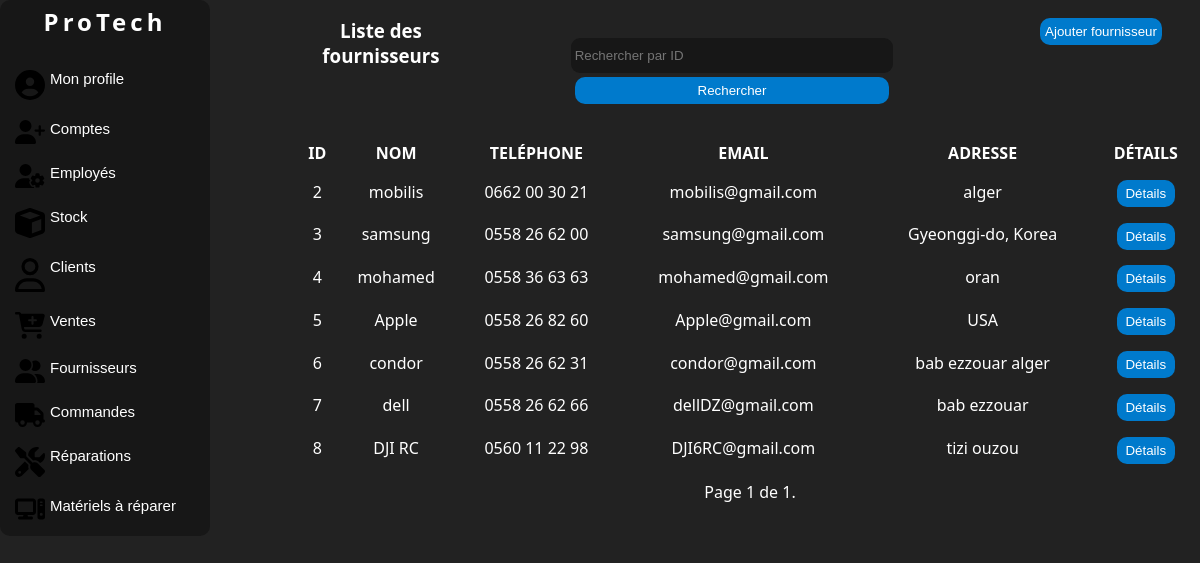
Page /fournisseurs/ (signed in) on the committed database.
### manager/models.py (models this page shows, shortened)
class Supplier(models.Model):
    name = models.CharField(max_length=100, db_column='Nom')
    phone = PhoneNumberField(unique=True, region='DZ', db_column='Téléphone')
    email = models.EmailField(unique=True, db_column='Email')
    address = models.TextField(db_column='Adresse')
    class Meta:
        db_table = 'Fournisseur'

### manager/views.py (the view)
# urls.py: path('fournisseurs/', views.SupplierListView.as_view(), name='supplier-list'),
class SupplierListView(LoginRequiredMixin,RoleRequiredMixin, ListView):
    model = Supplier
    template_name = 'listefournisseur.html'
    context_object_name = 'suppliers'
    paginate_by = 7
    form_class = FilterForm
    required_roles = ['Admin', 'Employé']
    def get_queryset(self):
        queryset = super().get_queryset()
        query = self.request.GET.get('query')
        if query:
            queryset = queryset.filter(id=query)
        return queryset
    def get_context_data(self, **kwargs):
        context = super().get_context_data(**kwargs)
        context['form'] = FilterForm(self.request.GET)
        return context

### manager/forms.py
class FilterForm(forms.Form):
    query = forms.IntegerField(label='', required=False,
                               widget=forms.TextInput(attrs={'placeholder': 'Rechercher par ID'}))

### manager/views.py (called while the page is built)
    def dispatch(self, request, *args, **kwargs):
        if not request.user.is_authenticated:
            return self.handle_no_permission()
        if not self.required_roles:  # if no role is required, continue
            return super().dispatch(request, *args, **kwargs)
        if not request.user.employee.role in self.required_roles:
            messages.error(request, 'Vous n\'avez pas la permission de consulter cette page.')
            return redirect('dashboard')  # or wherever
        return super().dispatch(request, *args, **kwargs)

### manager/templates/listefournisseur.html (shortened to what this page needs)
{% load static %}
{% load auth_extras %}
<!DOCTYPE html>
<html lang="en">
<head>
    <link rel="stylesheet" href="{% static 'css/style.css' %}">
    <link rel="stylesheet" href="{% static 'css/accueil.css' %}">
</head>
<body>
<div class="corp">
    <div class="nav">
        <div class="logo">
            <a href="{% url 'home' %}" class="link"><h2>ProTech</h2></a>
        </div>
        <br>
        <button class="value" onclick="location.href='{% url 'dashboard' %}';">
             Mon profile
        </button>
        {% if request.user.employee.role == 'Admin' %}
        <button class="value" onclick="location.href='{% url 'account-list' %}';">
            Comptes
        </button>
        <button class="value" onclick="location.href='{% url 'employee-list' %}';">
            Employés
        </button>
        {% endif %}
        {% if request.user.employee.role == 'Admin' or request.user.employee.role == 'Employé' %}
        <button class="value" onclick="location.href='{% url 'products-list' %}';">
            Stock
        </button>
        {% endif %}
        <button class="value" onclick="location.href='{% url 'client-list' %}';">
            Clients
        </button>
        {% if request.user.employee.role == 'Admin' or request.user.employee.role == 'Employé' %}
        <button class="value" onclick="location.href='{% url 'sale-list' %}';">
            Ventes
        </button>
        <button class="value" onclick="location.href='{% url 'supplier-list' %}';">
            Fournisseurs
        </button>
        <button class="value" onclick="location.href='{% url 'purchase-order-list' %}';">
            Commandes
        </button>
        {% endif %}
        {% if request.user.employee.role == 'Admin' or request.user.employee.role == 'Réparateur' %}
        <button class="value" onclick="location.href='{% url 'repair-list' %}';">
            Réparations
        </button>
        <button class="value" onclick="location.href='{% url 'hardware-list' %}';">
            Matériels à réparer
        </button>
        {% endif %}
    </div>
    <div class="liste">
        <div class="c1">
            <div class="colone1"><h3>Liste des fournisseurs</h3></div>
            <div class="colone1">
                <form method="GET" action="">
                    {{ form }}
                    <button class="button" type="submit">Rechercher</button>
                </form>
            </div>
            <div class="colone1">
                <button class="button" onclick="location.href='{% url 'add-supplier' %}';">Ajouter fournisseur</button>
            </div>
        </div>
        <div class="c2">
            {% if suppliers %}
            <table>
                <thead>
                <tr>
                    <th>Id</th>
                    <th>Nom</th>
                    <th>Teléphone</th>
                    <th>Email</th>
                    <th>Adresse</th>
                    <th>Détails</th>
                </tr>
                </thead>
                <tbody id="tbody">
                {% for supplier in suppliers %}
                <tr>
                    <td>{{ supplier.id }}</td>
                    <td>{{ supplier.name }}</td>
                    <td>{{ supplier.phone }}</td>
                    <td>{{ supplier.email }}</td>
                    <td>{{ supplier.address }}</td>
                    <td>
                        <button class="button" id="detaill"
                                onclick="location.href='{% url 'supplier-detail' supplier.id %}';">Détails
                        </button>
                    </td>
                </tr>
                {% endfor %}
                </tbody>
            </table>
            {% else %}
            <p>Pas de fournisseurs trouvés.</p>
            {% endif %}
            <div class="pagination">
                <span class="step-links">
                    <span class="current">
                        Page {{ page_obj.number }} de {{ page_obj.paginator.num_pages }}.
                    </span>
                </span>
            </div>
        </div>
    </div>
</body>
</html>

### manager/static/css/style.css (style rules this page uses)
* { padding: 0; margin: 0; }
body { background:#222 ; color: #fff; font-family:system-ui ; }
.corp { display: grid; grid-template-columns: 25% 75%; }
form { margin: auto; text-align: center; padding: 3%; }
input { width: 62%; height: 27px; outline: none; border: none; background: #111111a7; margin: 4px 0px; border-radius:9px ; padding: 4px; color:#fff; }
.button { width: 62%; height: 27px; border-radius:10px ; border: none; cursor: pointer; background: #007acc; color: white; transition: 0.7s; }
.nav { display: flex; flex-direction: column; width: 200px; background: #111111a7 ; justify-content: center; border-radius: 10px; transition: 1s; padding: 5px; overflow: hidden; }
.liste { text-align: center; display: grid; grid-template-rows: 20% 80%; }
.c1 { margin-top: 2%; display: grid; grid-template-columns: 18% 60% 22%; }
.c2 { margin-top: 2%; }
table { width: 100%; text-align: center; margin: 10px 0; }
table th { text-transform: uppercase; }
th,td { padding: 5px; padding-left: 1px; }
#detaill { margin-top: 4%; transition: 0.7s; }

### manager/static/css/accueil.css (style rules this page uses)
* { padding: 0; margin: 0; }
body { background:#222 ; color: #fff; font-family:system-ui ; }
.link { text-decoration: none; color: white; }
.logo { text-align: center; letter-spacing: 4px; }
.value { font-size: 15px; background-color: transparent; border: none; padding: 10px; color: white; display: flex; position: relative; gap: 5px; cursor: pointer; border-radius: 10px; transition: 0.2s; box-sizing: border-box; }
.value::before { content: ""; position: absolute; top: 5px; left: -15px; width: 5px; height: 82%; background-color:#007acc ; border-radius: 5px; opacity: 0; transition: 1s; }
.value svg { width: 30px; }

### rows in the picture
Supplier: id "2", name "mobilis", phone "0662 00 30 21", email "mobilis@gmail.com", address "alger"
Supplier: id "3", name "samsung", phone "0558 26 62 00", email "samsung@gmail.com", address "Gyeonggi-do, Korea"
Supplier: id "4", name "mohamed", phone "0558 36 63 63", email "mohamed@gmail.com", address "oran"
Supplier: id "5", name "Apple", phone "0558 26 82 60", email "Apple@gmail.com", address "USA"
Supplier: id "6", name "condor", phone "0558 26 62 31", email "condor@gmail.com", address "bab ezzouar alger"
Supplier: id "7", name "dell", phone "0558 26 62 66", email "dellDZ@gmail.com", address "bab ezzouar"
Supplier: id "8", name "DJI RC", phone "0560 11 22 98", email "DJI6RC@gmail.com", address "tizi ouzou"

### other values in the picture
{{ page_obj.number }} "1"
{{ page_obj.paginator.num_pages }} "1"
